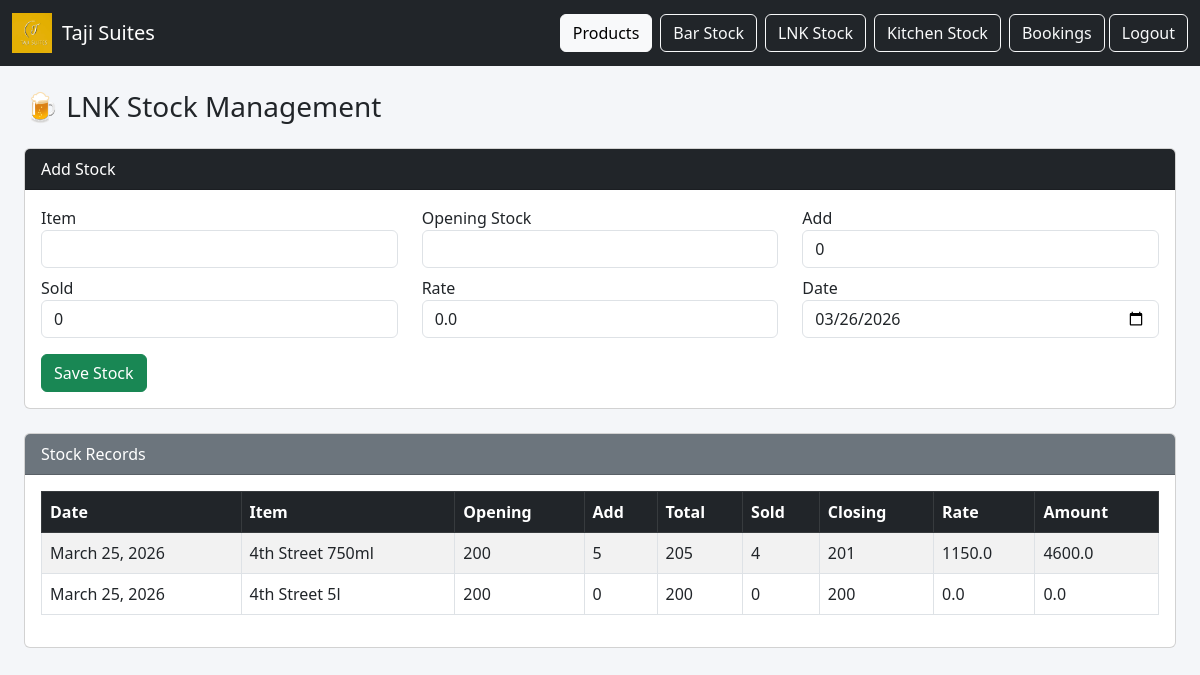
Page /lnk-stock/ (signed in) on the committed database.
### products/models.py (models this page shows, shortened)
class LNKStockSheet(models.Model):
    item = models.CharField(max_length=100)
    opening_stock = models.IntegerField(blank=True, null=True)
    add = models.IntegerField(blank=True, null=True, default=0)
    total = models.IntegerField(editable=False, null=True, blank=True)
    closing_stock = models.IntegerField(editable=False, null=True, blank=True)
    sold = models.IntegerField(default=0)
    rate = models.FloatField(default=0.0)
    amount = models.FloatField(editable=False, null=True, blank=True)
    sales_cost = models.FloatField(editable=False, null=True, blank=True)
    date = models.DateField(default=timezone.now)
    class Meta:
        unique_together = ('item', 'date')
        ordering = ['-date']

### products/views.py (the view)
# urls.py: path('lnk-stock/', lnk_stock_page, name='lnk_stock_page'),
@login_required(login_url='login')
def lnk_stock_page(request):
    form = LNKStockForm(request.POST or None)
    if request.method == 'POST':
        if form.is_valid():
            form.save()
            return redirect('lnk_stock_page')
    stocks = LNKStockSheet.objects.all().order_by('-date')
    context = {
        'form': form,
        'stocks': stocks
    }
    return render(request, 'lnk_stock.html', context)

### products/forms.py
class LNKStockForm(forms.ModelForm):
    class Meta:
        model = LNKStockSheet
        fields = ['item', 'sold','opening_stock', 'rate', 'add', 'date']
        widgets = {
            'item': forms.TextInput(attrs={'class': 'form-control'}),
            'opening_stock': forms.NumberInput(attrs={'class': 'form-control'}),
            'sold': forms.NumberInput(attrs={'class': 'form-control'}),
            'rate': forms.NumberInput(attrs={'class': 'form-control'}),
            'add': forms.NumberInput(attrs={'class': 'form-control'}),
            'date': forms.DateInput(attrs={'class': 'form-control', 'type': 'date'}),
        }

### products/templates/lnk_stock.html (shortened to what this page needs)
{% extends 'base.html' %}
{% load static %}
{% block content %}
<div class="col-12 p-4">
    <h3 class="mb-4">🍺 LNK Stock Management</h3>
    <div class="card mb-4">
        <div class="card-header bg-dark text-white">
            Add Stock
        </div>
        <div class="card-body">
            <form method="POST">
                <div class="row">
                    <div class="col-md-4 mb-2">
                        <label>Item</label>
                        {{ form.item }}
                    </div>
                    <div class="col-md-4 mb-2">
                        <label>Opening Stock</label>
                        {{ form.opening_stock }}
                    </div>
                     <div class="col-md-4 mb-2">
                        <label>Add</label>
                        {{ form.add }}
                    </div>
                </div>
                <div class="row">
                    <div class="col-md-4 mb-2">
                        <label>Sold</label>
                        {{ form.sold }}
                    </div>
                    <div class="col-md-4 mb-2">
                        <label>Rate</label>
                        {{ form.rate }}
                    </div>
                    <div class="col-md-4 mb-2">
                        <label>Date</label>
                        {{ form.date }}
                    </div>
                </div>
                <button type="submit" class="btn btn-success mt-2">
                    Save Stock
                </button>
            </form>
        </div>
    </div>
    <div class="card">
        <div class="card-header bg-secondary text-white">
            Stock Records
        </div>
        <div class="card-body table-responsive">
            <table class="table table-bordered table-striped table-hover">
                <thead class="table-dark">
                    <tr>
                        <th>Date</th>
                        <th>Item</th>
                        <th>Opening</th>
                        <th>Add</th>
                        <th>Total</th>
                        <th>Sold</th>
                        <th>Closing</th>
                        <th>Rate</th>
                        <th>Amount</th>
                    </tr>
                </thead>
                <tbody>
                    {% for stock in stocks %}
                    <tr>
                        <td>{{ stock.date }}</td>
                        <td>{{ stock.item }}</td>
                        <td>{{ stock.opening_stock }}</td>
                        <td>{{ stock.add }}</td>
                        <td>{{ stock.total }}</td>
                        <td>{{ stock.sold }}</td>
                        <td>{{ stock.closing_stock }}</td>
                        <td>{{ stock.rate }}</td>
                        <td>{{ stock.amount }}</td>
                    </tr>
                    {% empty %}
                    <tr>
                        <td colspan="11" class="text-center">
                            No stock records available
                        </td>
                    </tr>
                    {% endfor %}
                </tbody>
            </table>
        </div>
    </div>
</div>
{% endblock %}

### static/css/styles.css (style rules this page uses)
body { background-color: #f4f6f9; }

### rows in the picture
LNKStockSheet: date "March 25, 2026", item "4th Street 750ml", opening_stock "200", add "5", total "205", sold "4", closing_stock "201", rate "1150.0", amount "4600.0"
LNKStockSheet: date "March 25, 2026", item "4th Street 5l", opening_stock "200", add "0", total "200", sold "0", closing_stock "200", rate "0.0", amount "0.0"
